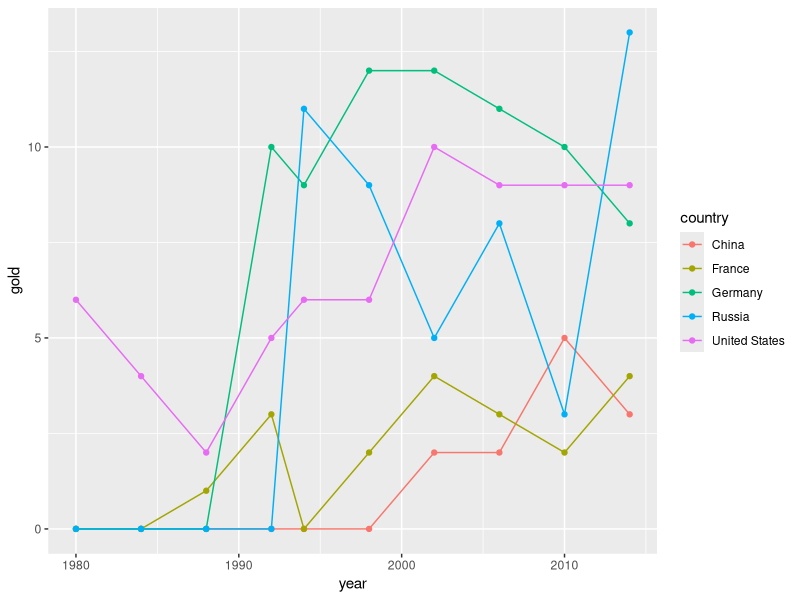

Reproduce this figure in R.
## default branch
## [1] "main"

#install and load libraries that I will need 
install.packages("readr")
library(tidyverse)
library(ggplot2)  
library(readr)

#read in data set
oly = read_csv("Olympics.csv")


#6a. Calculate a new variable, called ‘total.medals’, which is the sum of gold, silver, and bronze, and add it to the Olympic dataset. 

total.medals <- oly$gold + oly$silver + oly$bronze #created new variable
oly <- data.frame(oly, total.medals) #added variable to olympics data set
view(oly) #double checked my work

#6b. For each country, how many gold medals has it won? 
tot.gold = oly %>% 
  group_by(country)  %>% 
  summarise(num.gold = sum(gold))
view(tot.gold)

#6c. For each year, how many total medals were given out?
medals.per.year = oly  %>% 
  group_by(year)   %>% 
 summarise(tot.med = sum(total.medals, na.rm = TRUE))
view(medals.per.year) #double checked my work


#7a. Which countries had the largest delegation of athletes in 1992? Create a tibble that
# contains only the variables country and athletes.
most.athletes = oly %>% 
  filter(year == 1992) %>% 
  select(country, athletes) %>% 
  arrange(desc(athletes))
most.athletes

#7b. For the following five countries, plot the number of gold medals earned over time:
# United States, France, Germany, Russia, and China.

oly %>% dplyr::filter(country %in% c("United States", "France", "Germany", "Russia", "China")) %>%
ggplot(aes(year, gold, colour = country)) +
  geom_line() + geom_point()

